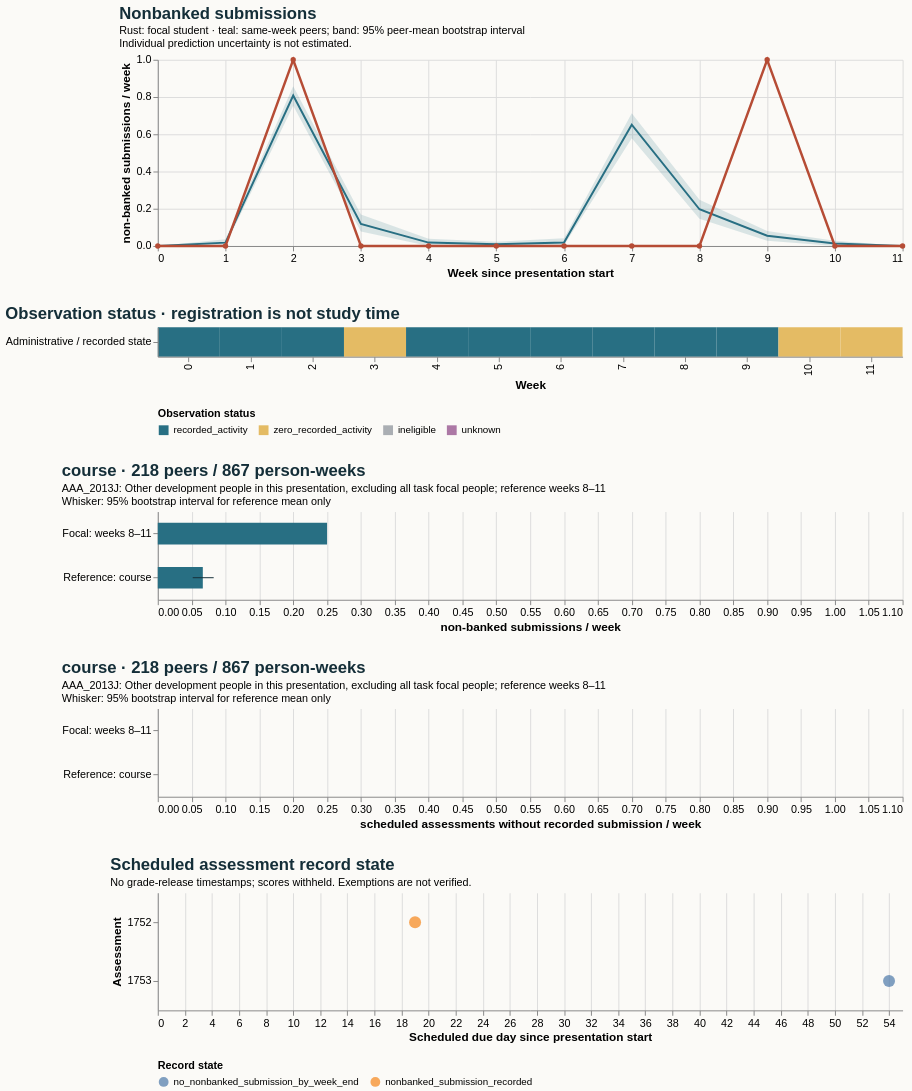

Express this chart as Vega-Lite.
### Vega-Lite specification from a JSON file in a GitHub repository (floating-point values rounded to 4 significant figures)
{"$schema": "https://vega.github.io/schema/vega-lite/v5.20.1.json", "config": {"axis": {"labelFontSize": 11, "titleFontSize": 12}, "background": "#fbfaf7", "font": "sans-serif", "title": {"anchor": "start", "color": "#142e38", "fontSize": 17, "subtitleFontSize": 11}, "view": {"continuousHeight": 300, "continuousWidth": 300, "stroke": null}}, "datasets": {"data-0781e132585faf046cc307b554100b72": [{"hi": null, "lo": null, "series": "Focal: weeks 8–11", "value": 0.25}, {"hi": 0.08257, "lo": 0.05161, "series": "Reference: course", "value": 0.06651}], "data-1874b3b46118d825dbf556866b8e2358": [{"as_of_day": 20, "assessment_id": 1752, "course": "AAA_2013J", "due_day": 19, "person_id": 157568, "score_status": "withheld_release_time_unknown", "state": "nonbanked_submission_recorded", "week": 2}, {"as_of_day": 55, "assessment_id": 1753, "course": "AAA_2013J", "due_day": 54, "person_id": 157568, "score_status": "withheld_release_time_unknown", "state": "no_nonbanked_submission_by_week_end", "week": 7}], "data-25d19d2f94d39c7659ba30d260929277": [{"end_day": 6, "focal_value": 0.0, "peer_ci_high": 0.0, "peer_ci_low": 0.0, "peer_mean": 0.0, "peer_observations": 221, "peer_people": 221, "reference": "course", "unit": "non-banked submissions / week", "week": 0}, {"end_day": 13, "focal_value": 0.0, "peer_ci_high": 0.0362, "peer_ci_low": 0.004525, "peer_mean": 0.0181, "peer_observations": 221, "peer_people": 221, "reference": "course", "unit": "non-banked submissions / week", "week": 1}, {"end_day": 20, "focal_value": 1.0, "peer_ci_high": 0.8584, "peer_ci_low": 0.7534, "peer_mean": 0.8082, "peer_observations": 219, "peer_people": 219, "reference": "course", "unit": "non-banked submissions / week", "week": 2}, {"end_day": 27, "focal_value": 0.0, "peer_ci_high": 0.1689, "peer_ci_low": 0.07763, "peer_mean": 0.1187, "peer_observations": 219, "peer_people": 219, "reference": "course", "unit": "non-banked submissions / week", "week": 3}, {"end_day": 34, "focal_value": 0.0, "peer_ci_high": 0.03893, "peer_ci_low": 0.0, "peer_mean": 0.01826, "peer_observations": 219, "peer_people": 219, "reference": "course", "unit": "non-banked submissions / week", "week": 4}, {"end_day": 41, "focal_value": 0.0, "peer_ci_high": 0.02294, "peer_ci_low": 0.0, "peer_mean": 0.009174, "peer_observations": 218, "peer_people": 218, "reference": "course", "unit": "non-banked submissions / week", "week": 5}, {"end_day": 48, "focal_value": 0.0, "peer_ci_high": 0.04128, "peer_ci_low": 0.004587, "peer_mean": 0.01835, "peer_observations": 218, "peer_people": 218, "reference": "course", "unit": "non-banked submissions / week", "week": 6}, {"end_day": 55, "focal_value": 0.0, "peer_ci_high": 0.7134, "peer_ci_low": 0.578, "peer_mean": 0.6514, "peer_observations": 218, "peer_people": 218, "reference": "course", "unit": "non-banked submissions / week", "week": 7}, {"end_day": 62, "focal_value": 0.0, "peer_ci_high": 0.2477, "peer_ci_low": 0.1468, "peer_mean": 0.1972, "peer_observations": 218, "peer_people": 218, "reference": "course", "unit": "non-banked submissions / week", "week": 8}, {"end_day": 69, "focal_value": 1.0, "peer_ci_high": 0.08076, "peer_ci_low": 0.02765, "peer_mean": 0.0553, "peer_observations": 217, "peer_people": 217, "reference": "course", "unit": "non-banked submissions / week", "week": 9}, {"end_day": 76, "focal_value": 0.0, "peer_ci_high": 0.02765, "peer_ci_low": 0.0, "peer_mean": 0.01382, "peer_observations": 217, "peer_people": 217, "reference": "course", "unit": "non-banked submissions / week", "week": 10}, {"end_day": 83, "focal_value": 0.0, "peer_ci_high": 0.0, "peer_ci_low": 0.0, "peer_mean": 0.0, "peer_observations": 215, "peer_people": 215, "reference": "course", "unit": "non-banked submissions / week", "week": 11}], "data-770ce5d87c1c8bea199b2664b3a9bcb9": [{"hi": null, "lo": null, "series": "Focal: weeks 8–11", "value": 0.0}, {"hi": 0.0, "lo": 0.0, "series": "Reference: course", "value": 0.0}], "data-8521d16d79ad77ef30bf2f491752430a": [{"eligible_days": 7.0, "end_day": 6, "logging_completeness": "unknown", "observation_status": "recorded_activity", "row": "Administrative / recorded state", "score_status": "withheld_release_time_unknown", "start_day": 0, "value": 0.0, "week": 0}, {"eligible_days": 7.0, "end_day": 13, "logging_completeness": "unknown", "observation_status": "recorded_activity", "row": "Administrative / recorded state", "score_status": "withheld_release_time_unknown", "start_day": 7, "value": 0.0, "week": 1}, {"eligible_days": 7.0, "end_day": 20, "logging_completeness": "unknown", "observation_status": "recorded_activity", "row": "Administrative / recorded state", "score_status": "withheld_release_time_unknown", "start_day": 14, "value": 1.0, "week": 2}, {"eligible_days": 7.0, "end_day": 27, "logging_completeness": "unknown", "observation_status": "zero_recorded_activity", "row": "Administrative / recorded state", "score_status": "withheld_release_time_unknown", "start_day": 21, "value": 0.0, "week": 3}, {"eligible_days": 7.0, "end_day": 34, "logging_completeness": "unknown", "observation_status": "recorded_activity", "row": "Administrative / recorded state", "score_status": "withheld_release_time_unknown", "start_day": 28, "value": 0.0, "week": 4}, {"eligible_days": 7.0, "end_day": 41, "logging_completeness": "unknown", "observation_status": "recorded_activity", "row": "Administrative / recorded state", "score_status": "withheld_release_time_unknown", "start_day": 35, "value": 0.0, "week": 5}, {"eligible_days": 7.0, "end_day": 48, "logging_completeness": "unknown", "observation_status": "recorded_activity", "row": "Administrative / recorded state", "score_status": "withheld_release_time_unknown", "start_day": 42, "value": 0.0, "week": 6}, {"eligible_days": 7.0, "end_day": 55, "logging_completeness": "unknown", "observation_status": "recorded_activity", "row": "Administrative / recorded state", "score_status": "withheld_release_time_unknown", "start_day": 49, "value": 0.0, "week": 7}, {"eligible_days": 7.0, "end_day": 62, "logging_completeness": "unknown", "observation_status": "recorded_activity", "row": "Administrative / recorded state", "score_status": "withheld_release_time_unknown", "start_day": 56, "value": 0.0, "week": 8}, {"eligible_days": 7.0, "end_day": 69, "logging_completeness": "unknown", "observation_status": "recorded_activity", "row": "Administrative / recorded state", "score_status": "withheld_release_time_unknown", "start_day": 63, "value": 1.0, "week": 9}, {"eligible_days": 7.0, "end_day": 76, "logging_completeness": "unknown", "observation_status": "zero_recorded_activity", "row": "Administrative / recorded state", "score_status": "withheld_release_time_unknown", "start_day": 70, "value": 0.0, "week": 10}, {"eligible_days": 7.0, "end_day": 83, "logging_completeness": "unknown", "observation_status": "zero_recorded_activity", "row": "Administrative / recorded state", "score_status": "withheld_release_time_unknown", "start_day": 77, "value": 0.0, "week": 11}]}, "resolve": {"scale": {"color": "independent"}}, "spacing": 28, "vconcat": [{"data": {"name": "data-25d19d2f94d39c7659ba30d260929277"}, "height": 190, "layer": [{"encoding": {"x": {"axis": {"tickMinStep": 1}, "field": "week", "title": "Week since presentation start", "type": "quantitative"}, "y": {"field": "peer_ci_low", "scale": {"zero": true}, "title": "non-banked submissions / week", "type": "quantitative"}, "y2": {"field": "peer_ci_high"}}, "mark": {"color": "#286f83", "opacity": 0.16, "type": "area"}}, {"encoding": {"tooltip": [{"field": "week", "type": "quantitative"}, {"field": "peer_mean", "type": "quantitative"}, {"field": "peer_people", "type": "quantitative"}, {"field": "peer_observations", "type": "quantitative"}], "x": {"field": "week", "type": "quantitative"}, "y": {"field": "peer_mean", "type": "quantitative"}}, "mark": {"color": "#286f83", "strokeWidth": 2, "type": "line"}}, {"encoding": {"tooltip": [{"field": "week", "type": "quantitative"}, {"field": "focal_value", "type": "quantitative"}], "x": {"field": "week", "type": "quantitative"}, "y": {"field": "focal_value", "type": "quantitative"}}, "mark": {"color": "#b64c35", "point": {"color": "#b64c35"}, "strokeWidth": 2.5, "type": "line"}}], "title": {"subtitle": ["Rust: focal student · teal: same-week peers; band: 95% peer-mean bootstrap interval", "Individual prediction uncertainty is not estimated."], "text": "Nonbanked submissions"}, "width": 760}, {"data": {"name": "data-8521d16d79ad77ef30bf2f491752430a"}, "encoding": {"color": {"field": "observation_status", "legend": {"labelLimit": 260, "orient": "bottom"}, "scale": {"domain": ["recorded_activity", "zero_recorded_activity", "ineligible", "unknown"], "range": ["#286f83", "#e4bb64", "#aaaeb3", "#ac78a5"]}, "title": "Observation status", "type": "nominal"}, "tooltip": [{"field": "week", "type": "quantitative"}, {"field": "eligible_days", "type": "quantitative"}, {"field": "observation_status", "type": "nominal"}, {"field": "logging_completeness", "type": "nominal"}], "x": {"field": "week", "title": "Week", "type": "ordinal"}, "y": {"field": "row", "title": null, "type": "nominal"}}, "height": 30, "mark": {"type": "rect"}, "title": "Observation status · registration is not study time", "width": 760}, {"data": {"name": "data-0781e132585faf046cc307b554100b72"}, "height": 90, "layer": [{"encoding": {"x": {"field": "value", "scale": {"domain": [0, 1.05], "zero": true}, "title": "non-banked submissions / week", "type": "quantitative"}, "y": {"field": "series", "sort": null, "title": null, "type": "nominal"}}, "mark": {"color": "#286f83", "size": 22, "type": "bar"}}, {"encoding": {"x": {"field": "lo", "type": "quantitative"}, "x2": {"field": "hi"}, "y": {"field": "series", "sort": null, "title": null, "type": "nominal"}}, "mark": {"color": "#142e38", "type": "rule"}}], "title": {"subtitle": ["AAA_2013J: Other development people in this presentation, excluding all task focal people; reference weeks 8–11", "Whisker: 95% bootstrap interval for reference mean only"], "text": "course · 218 peers / 867 person-weeks"}, "width": 760}, {"data": {"name": "data-770ce5d87c1c8bea199b2664b3a9bcb9"}, "height": 90, "layer": [{"encoding": {"x": {"field": "value", "scale": {"domain": [0, 1.05], "zero": true}, "title": "scheduled assessments without recorded submission / week", "type": "quantitative"}, "y": {"field": "series", "sort": null, "title": null, "type": "nominal"}}, "mark": {"color": "#286f83", "size": 22, "type": "bar"}}, {"encoding": {"x": {"field": "lo", "type": "quantitative"}, "x2": {"field": "hi"}, "y": {"field": "series", "sort": null, "title": null, "type": "nominal"}}, "mark": {"color": "#142e38", "type": "rule"}}], "title": {"subtitle": ["AAA_2013J: Other development people in this presentation, excluding all task focal people; reference weeks 8–11", "Whisker: 95% bootstrap interval for reference mean only"], "text": "course · 218 peers / 867 person-weeks"}, "width": 760}, {"data": {"name": "data-1874b3b46118d825dbf556866b8e2358"}, "encoding": {"color": {"field": "state", "legend": {"labelLimit": 400, "orient": "bottom"}, "title": "Record state", "type": "nominal"}, "tooltip": [{"field": "assessment_id", "type": "quantitative"}, {"field": "due_day", "type": "quantitative"}, {"field": "as_of_day", "type": "quantitative"}, {"field": "state", "type": "nominal"}, {"field": "score_status", "type": "nominal"}], "x": {"field": "due_day", "title": "Scheduled due day since presentation start", "type": "quantitative"}, "y": {"field": "assessment_id", "title": "Assessment", "type": "nominal"}}, "height": 120, "mark": {"filled": true, "size": 150, "type": "point"}, "title": {"subtitle": "No grade-release timestamps; scores withheld. Exemptions are not verified.", "text": "Scheduled assessment record state"}, "width": 760}]}
